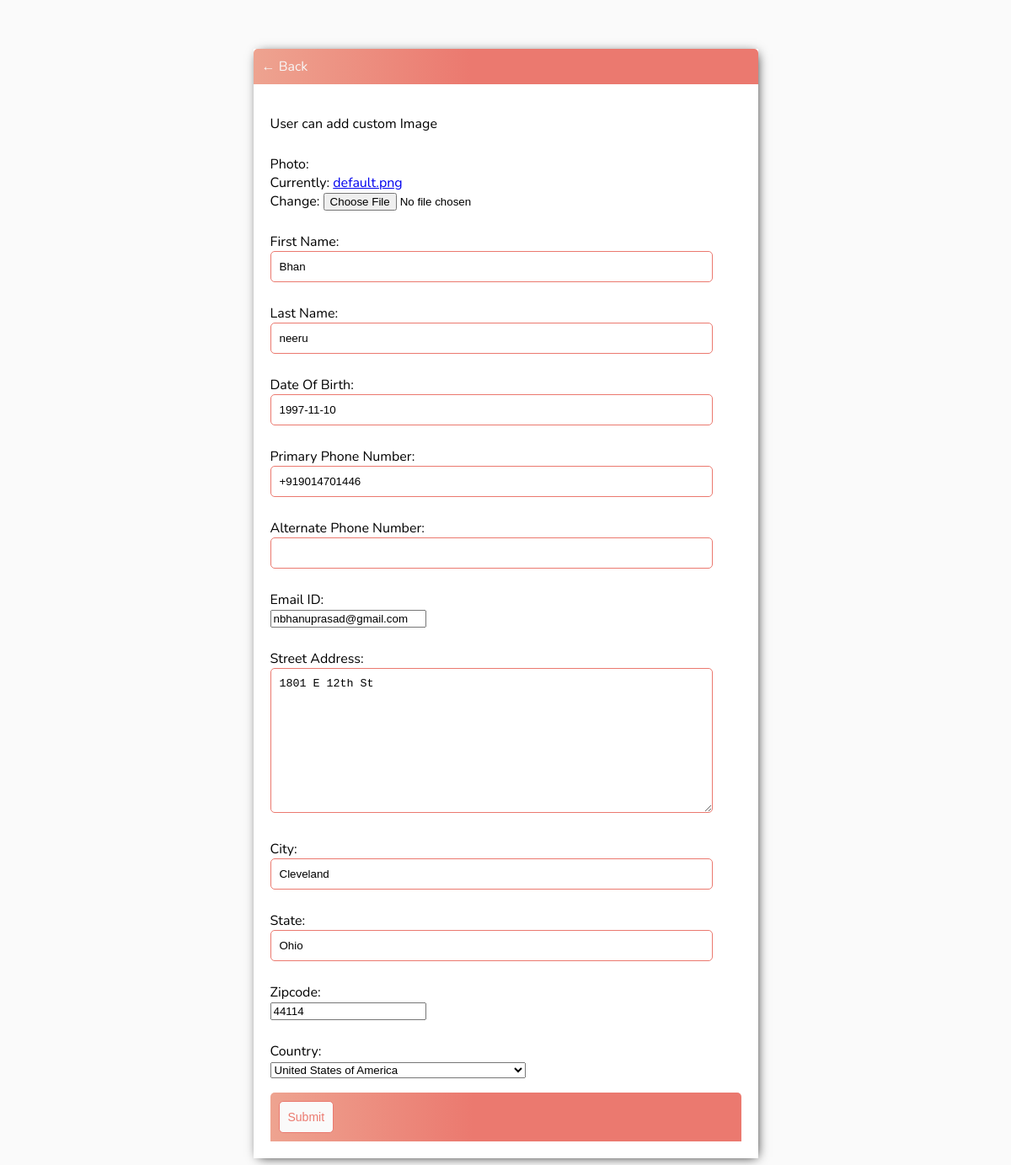
The page /contactupdate/13/ (signed in) on the database its author committed.
### Contacts/models.py (models this page shows, shortened)
class ContactInfo(models.Model):
    user = models.ForeignKey(User, on_delete=models.CASCADE)
    cid = models.AutoField(primary_key=True)
    photo = models.ImageField(upload_to='', default="default.png")
    fname = models.CharField(max_length=50, null=True, blank=True, verbose_name="First Name")
    lname = models.CharField(max_length=50, null=True, blank=True, verbose_name="Last Name")
    DOB = models.DateField(null=True,blank=True, verbose_name="Date Of Birth")
    phnumber = PhoneNumberField(null = True, blank = True, verbose_name="Primary Phone Number")
    phnumberalt= PhoneNumberField(null = True, blank = True, verbose_name="Alternate Phone Number")
    email_address=models.EmailField(null=True,blank=True,verbose_name="Email ID")
    Staddress= models.TextField(null=True, blank=True, verbose_name="Street Address")
    city = models.CharField(max_length=20, null=True, verbose_name="City")
    state = models.CharField(max_length=20, null=True, verbose_name="State")
    zipcode = models.PositiveIntegerField(null=True,blank=True, verbose_name="Zipcode")
    country = models.CharField(max_length=20, choices= COUNTRIES, default='ZZ', verbose_name="Country",null=True, blank=True)

### Contacts/views.py (the view, shortened to what this page needs)
# urls.py: path('contactupdate/<int:pk>/', ContactUpdate.as_view(),name='contactupdate'),
class ContactUpdate(LoginRequiredMixin,UpdateView):
    model= ContactInfo
    fields = ['photo','fname','lname','DOB','phnumber','phnumberalt','email_address','Staddress','city','state','zipcode','country']
    context_object_name='contact'
    success_url= reverse_lazy('contacts')

### templates/Contacts/contactinfo_form.html (shortened to what this page needs)
{% extends 'Contacts/main.html' %}
{% block content%}
<div class="header-bar">
  <a href="{% url 'contacts' %}"> &#8592; Back</a>
</div>
<div class="card-body">
{% if contact.cid %}
{% if contact.photo.name != 'default.png'  %}
<img src='{{ contact.photo.url }}' width="250" height="250" />
<form action="{% url 'imgdelete' contact.cid %}">
    <input type="submit" value="Delete Image" /> <p>Caution: Image will be delete on click</p>
</form>
{% else %}
<p>User can add custom Image</p>
{% endif %}
{% endif %}
<form method="POST" action="" enctype="multipart/form-data">
  {{form.as_p}}
  <div class="header-bar">
  <input class="button" type="submit" value="Submit">
  </div>
</form>
</div>
{% endblock content %}

### templates/Contacts/main.html (style rules this page uses)
body { background-color: #FAFAFA; font-family: 'Nunito', sans-serif; padding-top: 50px; }
h1, h2, h3, h4, h5, h6, { font-family: 'Raleway', sans-serif; }
a, p { color: #4b5156, }
.header-bar { display: flex; justify-content: space-between; color: #fff; padding: 10px; border-radius: 5px 5px 0 0; background: linear-gradient(90deg, #EEA390 0%, #EB796F 43%, #EB796F 100%); }
.header-bar a { color: rgb(247,247,247); text-decoration: none; }
.button { border: 1px solid #EB796F; background-color: #FAFAFA; color: #EB796F; padding: 10px; font-size: 14px; border-radius: 5px; text-align: center; text-decoration: none; font-size: 14px; cursor: pointer; }
input[type=text], input[type=password], textarea { border: 1px solid #EB796F; border-radius: 5px; padding: 10px; width: 90%; }
label { padding-top: 10px; display:block; }
.card-body { padding: 20px; }

### rows shown on the page
ContactInfo: fname "Bhan", lname "neeru", DOB "1997-11-10", phnumber "+919014701446", email_address "nbhanuprasad@gmail.com", Staddress "1801 E 12th St", city "Cleveland", state "Ohio", zipcode "44114", country "United States of America"
